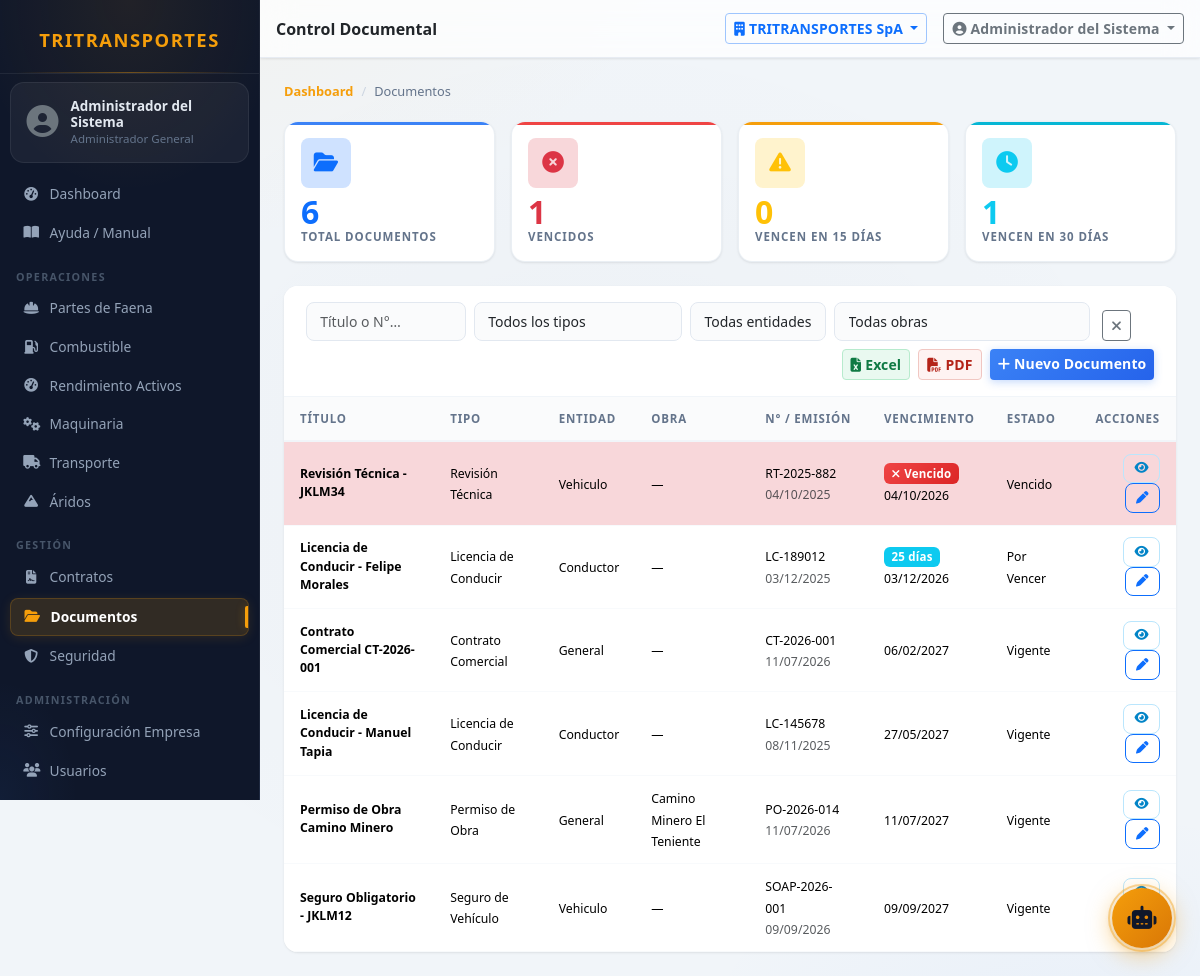
The page /modules/documentos/index.php (signed in) on the database its author committed.
### tables this page shows
CREATE TABLE IF NOT EXISTS documentos (
    id              INT UNSIGNED AUTO_INCREMENT PRIMARY KEY,
    empresa_id      INT UNSIGNED NOT NULL,
    tipo_id         INT UNSIGNED,
    estado_id       INT UNSIGNED,
    obra_id         INT UNSIGNED,
    contrato_id     INT UNSIGNED,
    entidad_tipo    ENUM('trabajador','conductor','operador','vehiculo','equipo','empresa','general') DEFAULT 'general',
    entidad_id      INT UNSIGNED,
    titulo          VARCHAR(255) NOT NULL,
    numero          VARCHAR(100),
    fecha_emision   DATE,
    fecha_vencimiento DATE,
    ruta_archivo    VARCHAR(300),
    nombre_archivo  VARCHAR(255),
    observaciones   TEXT,
    activo          TINYINT(1) NOT NULL DEFAULT 1,
    creado_por      INT UNSIGNED,
    created_at      DATETIME NOT NULL DEFAULT CURRENT_TIMESTAMP,
    updated_at      DATETIME NOT NULL DEFAULT CURRENT_TIMESTAMP ON UPDATE CURRENT_TIMESTAMP,
    CONSTRAINT fk_doc_emp  FOREIGN KEY (empresa_id) REFERENCES empresas(id),
    CONSTRAINT fk_doc_tipo FOREIGN KEY (tipo_id)    REFERENCES tipos_documento(id)   ON DELETE SET NULL,
    CONSTRAINT fk_doc_est  FOREIGN KEY (estado_id)  REFERENCES estados_documento(id) ON DELETE SET NULL,
    CONSTRAINT fk_doc_obra FOREIGN KEY (obra_id)    REFERENCES obras(id)             ON DELETE SET NULL,
    CONSTRAINT fk_doc_usr  FOREIGN KEY (creado_por) REFERENCES usuarios(id)          ON DELETE SET NULL,
    INDEX idx_doc_emp   (empresa_id),
    INDEX idx_doc_venc  (fecha_vencimiento),
    INDEX idx_doc_ent   (entidad_tipo, entidad_id)
);

CREATE TABLE IF NOT EXISTS tipos_documento (
    id                    INT UNSIGNED AUTO_INCREMENT PRIMARY KEY,
    nombre                VARCHAR(100) NOT NULL,
    aplica_a              VARCHAR(60),
    requiere_vencimiento  TINYINT(1)  NOT NULL DEFAULT 0,
    activo                TINYINT(1)  NOT NULL DEFAULT 1,
    UNIQUE KEY uq_nombre (nombre)
);

CREATE TABLE IF NOT EXISTS estados_documento (
    id          INT UNSIGNED AUTO_INCREMENT PRIMARY KEY,
    nombre      VARCHAR(80)  NOT NULL,
    color       VARCHAR(20)  NOT NULL DEFAULT '#6c757d',
    alerta_dias INT UNSIGNED DEFAULT 30,
    activo      TINYINT(1)   NOT NULL DEFAULT 1,
    UNIQUE KEY uq_nombre (nombre)
);

CREATE TABLE IF NOT EXISTS obras (
    id          INT UNSIGNED AUTO_INCREMENT PRIMARY KEY,
    empresa_id  INT UNSIGNED NOT NULL,
    nombre      VARCHAR(150) NOT NULL,
    codigo      VARCHAR(30),
    cliente_id  INT UNSIGNED,
    descripcion TEXT,
    fecha_inicio DATE,
    fecha_termino DATE,
    estado      ENUM('activa','pausada','finalizada') NOT NULL DEFAULT 'activa',
    lat         DECIMAL(10,7),
    lng         DECIMAL(10,7),
    activo      TINYINT(1)   NOT NULL DEFAULT 1,
    created_at  DATETIME     NOT NULL DEFAULT CURRENT_TIMESTAMP,
    updated_at  DATETIME     NOT NULL DEFAULT CURRENT_TIMESTAMP ON UPDATE CURRENT_TIMESTAMP,
    CONSTRAINT fk_obra_emp FOREIGN KEY (empresa_id) REFERENCES empresas(id),
    CONSTRAINT fk_obra_cli FOREIGN KEY (cliente_id) REFERENCES clientes(id) ON DELETE SET NULL
);

### core/Auth.php (called while the page is built, shortened)
<?php
class Auth {
    public static function check(): bool {
        return !empty($_SESSION['user_id']);
    }
    public static function can(string $modulo, string $accion = 'ver'): bool {
        if (self::isAdmin()) return true;
        return in_array("{$modulo}:{$accion}", $_SESSION['permisos'] ?? [], true);
    }
    public static function isAdmin(): bool {
        return ($_SESSION['rol_nombre'] ?? '') === 'Administrador General';
    }
    public static function empresaId(): int {
        return (int)($_SESSION['empresa_id'] ?? 0);
    }
}

### core/Tenant.php (called while the page is built, shortened)
<?php
class Tenant
{
    private static bool $ocupado = false;
    private static ?array $tablasTenant = null;
    public static function tablasTenant(): array
    {
        if (self::$tablasTenant !== null) return self::$tablasTenant;
        $cache = ROOT . '/logs/.tenant_tablas.php';
        try {
            $filas = DB::all(
                "SELECT TABLE_NAME AS t FROM information_schema.COLUMNS
                 WHERE TABLE_SCHEMA = DATABASE() AND COLUMN_NAME = 'empresa_id'"
            );
            $lista = array_column($filas, 't');
        } catch (Throwable) {
            $lista = [];
        }
        return self::$tablasTenant = $lista;
    }
    public static function revisar(string $sql): ?string
    {
        $limpio = self::normalizar($sql);
        $verbo  = strtoupper(strtok(ltrim($limpio), " \t\n("));
        $tablas = self::tablasReferenciadas($limpio, $verbo);
        $sensibles = array_intersect($tablas, self::tablasTenant());
        if (!$sensibles) return null;
        if (stripos($limpio, 'empresa_id') !== false) return null;
        return 'Consulta sobre ' . implode(', ', $sensibles) . ' sin filtro empresa_id';
    }
    public static function verificar(string $sql): void
    {
        $modo = defined('TENANT_MODO') ? TENANT_MODO : 'auditar';
        if ($modo === 'off' || self::$ocupado) return;
        self::$ocupado = true;
        try {
            $motivo = self::revisar($sql);
            if ($motivo === null) return;
        } finally {
            self::$ocupado = false;
        }
    }
    public static function normalizar(string $sql): string
    {
        $sql = preg_replace('/--[^\n]*/', ' ', $sql);
        $sql = preg_replace('/\/\*.*?\*\//s', ' ', $sql);
        return trim(preg_replace('/\s+/', ' ', $sql));
    }
    public static function tablasReferenciadas(string $sql, string $verbo): array
    {
        $tablas = [];
        $cte = [];
        if (preg_match_all('/\b([a-z_][a-z0-9_]*)\s+AS\s*\(/i', $sql, $m)) {
            $cte = array_map('strtolower', $m[1]);
        }
        $patrones = [
            '/\bFROM\s+`?([a-z_][a-z0-9_]*)`?/i',
            '/\bJOIN\s+`?([a-z_][a-z0-9_]*)`?/i',
            '/\bUPDATE\s+`?([a-z_][a-z0-9_]*)`?/i',
            '/\bINSERT\s+INTO\s+`?([a-z_][a-z0-9_]*)`?/i',
        ];
        foreach ($patrones as $p) {
            if (preg_match_all($p, $sql, $m)) {
                foreach ($m[1] as $t) {
                    $t = strtolower($t);
                    $tablas[] = $t;
                }
            }
        }
        return array_values(array_unique($tablas));
    }
}

### config/database.php (called while the page is built, shortened)
<?php
class DB {
    private static ?PDO $pdo = null;
    public static function conn(): PDO {
        if (self::$pdo === null) {
            $dsn = sprintf('mysql:host=%s;port=%s;dbname=%s;charset=%s', DB_HOST, DB_PORT, DB_NAME, DB_CHARSET);
            self::$pdo = new PDO($dsn, DB_USER, DB_PASS, [
                PDO::ATTR_ERRMODE            => PDO::ERRMODE_EXCEPTION,
                PDO::ATTR_DEFAULT_FETCH_MODE => PDO::FETCH_ASSOC,
                PDO::ATTR_EMULATE_PREPARES   => false,
            ]);
        }
        return self::$pdo;
    }
    public static function run(string $sql, array $p = []): PDOStatement {
        if (class_exists('Tenant')) {
            Tenant::verificar($sql);
        }
        $stmt = self::conn()->prepare($sql);
        $stmt->execute($p);
        return $stmt;
    }
    public static function all(string $sql, array $p = []): array {
        return self::run($sql, $p)->fetchAll();
    }
    public static function count(string $sql, array $p = []): int {
        return (int) self::run($sql, $p)->fetchColumn();
    }
}

### modules/documentos/index.php (the view, shortened to what this page needs)
<?php
$emp  = Auth::empresaId();
$hoy  = date('Y-m-d');
$kpiTotal    = DB::count("SELECT COUNT(*) FROM documentos WHERE empresa_id=? AND activo=1", [$emp]);
$kpiVencidos = DB::count("SELECT COUNT(*) FROM documentos WHERE empresa_id=? AND activo=1 AND fecha_vencimiento < ?", [$emp, $hoy]);
$kpiProx15   = DB::count("SELECT COUNT(*) FROM documentos WHERE empresa_id=? AND activo=1 AND fecha_vencimiento BETWEEN ? AND DATE_ADD(?,INTERVAL 15 DAY)", [$emp, $hoy, $hoy]);
$kpiProx30   = DB::count("SELECT COUNT(*) FROM documentos WHERE empresa_id=? AND activo=1 AND fecha_vencimiento BETWEEN DATE_ADD(?,INTERVAL 15 DAY) AND DATE_ADD(?,INTERVAL 30 DAY)", [$emp, $hoy, $hoy]);
$buscar     = get('q');
$tipoId     = getInt('tipo_id');
$entTipo    = get('entidad_tipo');
$alerta     = get('alerta');
$obraId     = getInt('obra_id');
$page       = getInt('page', 1);
$where  = "WHERE d.empresa_id=? AND d.activo=1";
$params = [$emp];
$total = DB::count("SELECT COUNT(*) FROM documentos d $where", $params);
$pag   = paginate($total, $page);
$rows = DB::all(
    "SELECT d.*, td.nombre AS tipo_nombre, ed.nombre AS estado_nombre, o.nombre AS obra_nombre
     FROM documentos d
     LEFT JOIN tipos_documento td ON td.id=d.tipo_id
     LEFT JOIN estados_documento ed ON ed.id=d.estado_id
     LEFT JOIN obras o ON o.id=d.obra_id
     $where ORDER BY
       CASE WHEN d.fecha_vencimiento IS NULL THEN 1 ELSE 0 END,
       d.fecha_vencimiento ASC
     LIMIT {$pag['limit']} OFFSET {$pag['offset']}",
    $params
);
include ROOT . '/includes/header.php';
?>
<nav aria-label="breadcrumb"><ol class="breadcrumb">
    <li class="breadcrumb-item"><a href="<?= APP_URL ?>/modules/dashboard/">Dashboard</a></li>
    <li class="breadcrumb-item active">Documentos</li>
</ol></nav>
<div class="row g-3 mb-4">
    <div class="col-6 col-md-3">
        <a href="?" class="text-decoration-none">
        <div class="card kpi-card kpi-blue">
            <div class="card-body p-3">
                <div class="kpi-icon bg-primary-subtle text-primary mb-2"><i class="fas fa-folder-open"></i></div>
                <div class="kpi-value text-primary" data-count="<?= $kpiTotal ?>"><?= $kpiTotal ?></div>
                <div class="kpi-label">Total Documentos</div>
            </div>
        </div></a>
    </div>
    <div class="col-6 col-md-3">
        <a href="?alerta=vencido" class="text-decoration-none">
        <div class="card kpi-card kpi-red">
            <div class="card-body p-3">
                <div class="kpi-icon bg-danger-subtle text-danger mb-2"><i class="fas fa-times-circle"></i></div>
                <div class="kpi-value text-danger" data-count="<?= $kpiVencidos ?>"><?= $kpiVencidos ?></div>
                <div class="kpi-label">Vencidos</div>
            </div>
        </div></a>
    </div>
    <div class="col-6 col-md-3">
        <a href="?alerta=prox15" class="text-decoration-none">
        <div class="card kpi-card kpi-amber">
            <div class="card-body p-3">
                <div class="kpi-icon bg-warning-subtle text-warning mb-2"><i class="fas fa-exclamation-triangle"></i></div>
                <div class="kpi-value text-warning" data-count="<?= $kpiProx15 ?>"><?= $kpiProx15 ?></div>
                <div class="kpi-label">Vencen en 15 días</div>
            </div>
        </div></a>
    </div>
    <div class="col-6 col-md-3">
        <a href="?alerta=prox30" class="text-decoration-none">
        <div class="card kpi-card kpi-cyan">
            <div class="card-body p-3">
                <div class="kpi-icon bg-info-subtle text-info mb-2"><i class="fas fa-clock"></i></div>
                <div class="kpi-value text-info" data-count="<?= $kpiProx30 ?>"><?= $kpiProx30 ?></div>
                <div class="kpi-label">Vencen en 30 días</div>
            </div>
        </div></a>
    </div>
</div>
<div class="card table-card">
    <div class="card-header">
        <form class="row g-2 align-items-end" method="GET">
            <div class="col-auto">
                <input type="text" name="q" class="form-control form-control-sm" placeholder="Título o N°…"
                       value="<?= h($buscar) ?>" style="width:160px">
            </div>
            <div class="col-auto">
                <select name="tipo_id" class="form-select form-select-sm" style="min-width:120px">
                    <option value="">Todos los tipos</option>
                </select>
            </div>
            <div class="col-auto">
                <select name="entidad_tipo" class="form-select form-select-sm">
                    <option value="">Todas entidades</option>
                </select>
            </div>
            <div class="col-auto">
                <select name="obra_id" class="form-select form-select-sm" style="min-width:120px">
                    <option value="">Todas obras</option>
                </select>
            </div>
            <div class="col-auto">
                <a href="?" class="btn btn-sm btn-outline-secondary ms-1"><i class="fas fa-times"></i></a>
            </div>
            <div class="col-auto ms-auto d-flex gap-2">
                <?= botonesExportacion('documentos', [
                        'q' => $buscar, 'tipo_id' => $tipoId, 'entidad_tipo' => $entTipo,
                        'obra_id' => $obraId, 'alerta' => $alerta,
                    ]) ?>
                <?php if (Auth::can('documentos', 'crear')): ?>
                <a href="documento" class="btn btn-sm btn-primary fw-semibold">
                    <i class="fas fa-plus me-1"></i>Nuevo Documento
                </a>
                <?php endif; ?>
            </div>
        </form>
    </div>
    <?php if (Auth::can('documentos', 'ver')): ?>
    <div class="table-responsive">
        <table class="table table-hover mb-0">
            <thead>
                <tr>
                    <th>Título</th>
                    <th>Tipo</th>
                    <th>Entidad</th>
                    <th>Obra</th>
                    <th>N° / Emisión</th>
                    <th>Vencimiento</th>
                    <th>Estado</th>
                    <th class="text-end">Acciones</th>
                </tr>
            </thead>
            <tbody>
            <?php foreach ($rows as $r): ?>
            <?php
                $vencAlert = '';
                if ($r['fecha_vencimiento']) {
                    $diff = (strtotime($r['fecha_vencimiento']) - strtotime($hoy)) / 86400;
                    if ($diff < 0)       $vencAlert = 'table-danger';
                    elseif ($diff <= 15) $vencAlert = 'table-warning';
                }
            ?>
            <tr class="<?= $vencAlert ?>">
                <td>
                    <div class="fw-semibold small"><?= h(mb_substr($r['titulo'], 0, 50)) ?></div>
                </td>
                <td><small><?= h($r['tipo_nombre'] ?? '—') ?></small></td>
                <td><small><?= h(ucfirst($r['entidad_tipo'])) ?></small></td>
                <td><small><?= h($r['obra_nombre'] ?? '—') ?></small></td>
                <td>
                    <small><?= h($r['numero'] ?? '—') ?></small>
                    <?php if ($r['fecha_emision']): ?><br><small class="text-muted"><?= formatDate($r['fecha_emision']) ?></small><?php endif; ?>
                </td>
                <td>
                    <?php if ($r['fecha_vencimiento']): ?>
                    <?php
                        $diff2 = (strtotime($r['fecha_vencimiento']) - strtotime($hoy)) / 86400;
                        if ($diff2 < 0) echo '<span class="badge bg-danger"><i class="fas fa-times me-1"></i>Vencido</span><br>';
                        elseif ($diff2 <= 15) echo '<span class="badge bg-warning text-dark"><i class="fas fa-exclamation me-1"></i>' . (int)$diff2 . ' días</span><br>';
                        elseif ($diff2 <= 30) echo '<span class="badge bg-info">' . (int)$diff2 . ' días</span><br>';
                    ?>
                    <small><?= formatDate($r['fecha_vencimiento']) ?></small>
                    <?php else: ?>
                    <small class="text-muted">Sin vencimiento</small>
                    <?php endif; ?>
                </td>
                <td><small><?= h($r['estado_nombre'] ?? '—') ?></small></td>
                <td class="text-end">
                    <button type="button" class="btn btn-sm btn-outline-info btn-action btn-view js-view" data-vista="documentos" data-id="<?= $r['id'] ?>" title="Visualizar"><i class="fas fa-eye"></i></button>
                    <?php if (Auth::can('documentos', 'editar')): ?>
                    <a href="documento?id=<?= $r['id'] ?>" class="btn btn-sm btn-outline-primary btn-action" title="Editar"><i class="fas fa-pen"></i></a>
                    <?php endif; ?>
                </td>
            </tr>
            <?php endforeach; ?>
            </tbody>
        </table>
    </div>
    <?php endif; ?>
</div>
<?php include ROOT . '/includes/footer.php'; ?>

### rows shown on the page
documentos: titulo "Revisión Técnica - JKLM34", tipo.nombre "Revisión Técnica", entidad_tipo "Vehiculo", obra_nombre "—", numero "RT-2025-882", fecha_emision "04/10/2025", shows "Vencido", fecha_vencimiento "04/10/2026", estado.nombre "Vencido"
documentos: titulo "Licencia de Conducir - Felipe Morales", tipo.nombre "Licencia de Conducir", entidad_tipo "Conductor", obra_nombre "—", numero "LC-189012", fecha_emision "03/12/2025", fecha_vencimiento "03/12/2026", estado.nombre "Por Vencer"
documentos: titulo "Contrato Comercial CT-2026-001", tipo.nombre "Contrato Comercial", entidad_tipo "General", obra_nombre "—", numero "CT-2026-001", fecha_emision "11/07/2026", fecha_vencimiento "06/02/2027", estado.nombre "Vigente"
documentos: titulo "Licencia de Conducir - Manuel Tapia", tipo.nombre "Licencia de Conducir", entidad_tipo "Conductor", obra_nombre "—", numero "LC-145678", fecha_emision "08/11/2025", fecha_vencimiento "27/05/2027", estado.nombre "Vigente"
documentos: titulo "Permiso de Obra Camino Minero", tipo.nombre "Permiso de Obra", entidad_tipo "General", obra.nombre "Camino Minero El Teniente", numero "PO-2026-014", fecha_emision "11/07/2026", fecha_vencimiento "11/07/2027", estado.nombre "Vigente"
documentos: titulo "Seguro Obligatorio - JKLM12", tipo.nombre "Seguro de Vehículo", entidad_tipo "Vehiculo", obra_nombre "—", numero "SOAP-2026-001", fecha_emision "09/09/2026", fecha_vencimiento "09/09/2027", estado.nombre "Vigente"

### other values the page prints
Auth::user()['nombre'] "Administrador del Sistema"
Auth::rolNombre() "Administrador General"
$label "Dashboard Ayuda / Manual Partes de Faena Combustible Rendimiento Activos Maquinaria Transporte Áridos Contratos Documentos Seguridad Configuración Empresa Usuarios"
$label "OPERACIONES GESTIÓN ADMINISTRACIÓN"
$pageTitle "Control Documental"
$empActiva "TRITRANSPORTES SpA"
$kpiTotal "6"
$kpiVencidos "1"
$kpiProx15 "0"
$kpiProx30 "1"
